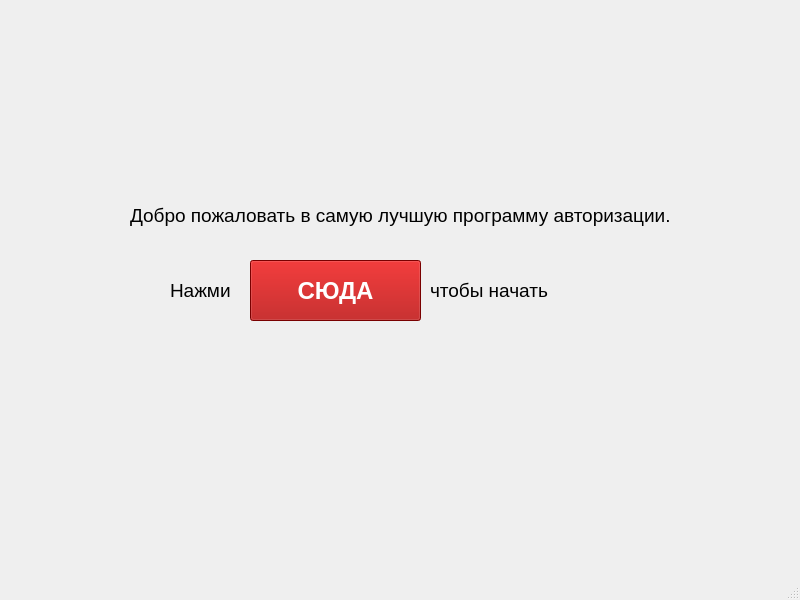
<?xml version="1.0" encoding="UTF-8"?>
<ui version="4.0">
 <class>MainWindow</class>
 <widget class="QMainWindow" name="MainWindow">
  <property name="geometry">
   <rect>
    <x>0</x>
    <y>0</y>
    <width>800</width>
    <height>600</height>
   </rect>
  </property>
  <property name="windowTitle">
   <string>MainWindow</string>
  </property>
  <widget class="QWidget" name="centralwidget">
   <widget class="QPushButton" name="pushButton">
    <property name="geometry">
     <rect>
      <x>250</x>
      <y>260</y>
      <width>171</width>
      <height>61</height>
     </rect>
    </property>
    <property name="font">
     <font>
      <family>Segoe UI</family>
      <pointsize>18</pointsize>
      <italic>false</italic>
      <bold>true</bold>
     </font>
    </property>
    <property name="styleSheet">
     <string notr="true">background-color: rgb(170, 0, 0);
color: rgb(255, 255, 255);
font: 700 18pt &quot;Segoe UI&quot;;</string>
    </property>
    <property name="text">
     <string>СЮДА</string>
    </property>
   </widget>
   <widget class="QLabel" name="label">
    <property name="geometry">
     <rect>
      <x>130</x>
      <y>190</y>
      <width>571</width>
      <height>51</height>
     </rect>
    </property>
    <property name="font">
     <font>
      <pointsize>14</pointsize>
     </font>
    </property>
    <property name="text">
     <string>Добро пожаловать в самую лучшую программу авторизации.</string>
    </property>
   </widget>
   <widget class="QLabel" name="label_2">
    <property name="geometry">
     <rect>
      <x>170</x>
      <y>270</y>
      <width>81</width>
      <height>41</height>
     </rect>
    </property>
    <property name="font">
     <font>
      <pointsize>14</pointsize>
     </font>
    </property>
    <property name="text">
     <string>Нажми</string>
    </property>
   </widget>
   <widget class="QLabel" name="label_3">
    <property name="geometry">
     <rect>
      <x>430</x>
      <y>270</y>
      <width>181</width>
      <height>41</height>
     </rect>
    </property>
    <property name="font">
     <font>
      <pointsize>14</pointsize>
     </font>
    </property>
    <property name="text">
     <string>чтобы начать</string>
    </property>
   </widget>
  </widget>
  <widget class="QMenuBar" name="menubar">
   <property name="geometry">
    <rect>
     <x>0</x>
     <y>0</y>
     <width>800</width>
     <height>21</height>
    </rect>
   </property>
  </widget>
  <widget class="QStatusBar" name="statusbar"/>
 </widget>
 <resources/>
 <connections/>
</ui>
